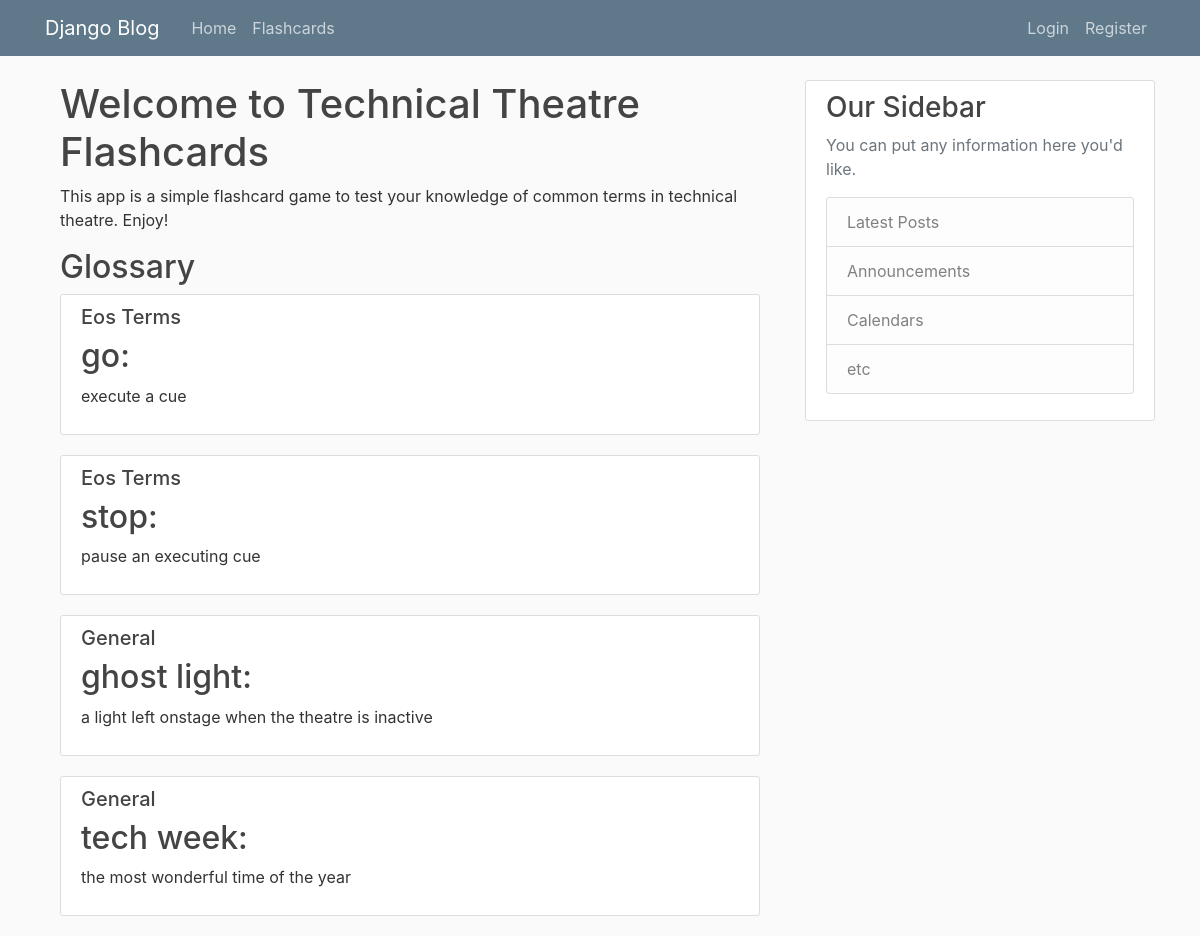
Screenshot of /flashcards/ with the database file from the repository.
### flashcards/models.py (models this page shows, shortened)
class Term(models.Model):
    name = models.CharField(max_length = 100)
    defi = models.TextField()
    deck = models.CharField(max_length = 100, default='General')

### flashcards/views.py (the view)
# urls.py: 2. Add a URL to urlpatterns:  path('', views.home, name='home')
def home(request):
    context = {
        'terms': Term.objects.all(),
        'title': 'Flashcards-Home',
    }
    return render(request, 'flashcards/home.html', context)

### flashcards/templates/flashcards/home.html
{% extends 'landing/base.html' %}
{% block content %}
    <div class='container'>
        <h1>Welcome to Technical Theatre Flashcards</h1>
        <p>This app is a simple flashcard game to test your knowledge of common terms in technical theatre. Enjoy!</p>
    </div>
    <div class='container'>
        <h2>Glossary</h2>
        {% for word in terms %}
            <article class="media content-section">
                <div class="media-body">
                    <h5>{{ word.deck }}</h5>
                    <h2><a class="article-title" href="#">{{ word.name }}: </a></h2>
                    <p class="article-content">{{ word.defi }}</p>
                </div>
            </article>
        {% endfor %}
    </div>
{% endblock content %}

### landing/templates/landing/base.html (shortened to what this page needs)
{% load static %}
<!DOCTYPE html>
<html>
<head>
    <link rel="stylesheet" href="https://maxcdn.bootstrapcdn.com/bootstrap/4.0.0/css/bootstrap.min.css">
    <link rel="stylesheet" type="text/css" href="{% static 'landing/main.css' %}">
</head>
<body>
    <header class="site-header">
      <nav class="navbar navbar-expand-md navbar-dark bg-steel fixed-top">
        <div class="container">
          <a class="navbar-brand mr-4" href="#">Django Blog</a>
          <div class="collapse navbar-collapse" id="navbarToggle">
            <div class="navbar-nav mr-auto">
              <a class="nav-item nav-link" href="{% url 'landing-home' %}">Home</a>
              <a class="nav-item nav-link" href="{% url 'flashcards-home' %}">Flashcards</a>
            </div>
            <div class="navbar-nav">
              <a class="nav-item nav-link" href="#">Login</a>
              <a class="nav-item nav-link" href="#">Register</a>
            </div>
          </div>
        </div>
      </nav>
    </header>
    <main role="main" class="container">
      <div class="row">
        <div class="col-md-8">
          {% block content %}{% endblock %}
        </div>
        <div class="col-md-4">
          <div class="content-section">
            <h3>Our Sidebar</h3>
            <p class='text-muted'>You can put any information here you'd like.
              <ul class="list-group">
                <li class="list-group-item list-group-item-light">Latest Posts</li>
                <li class="list-group-item list-group-item-light">Announcements</li>
                <li class="list-group-item list-group-item-light">Calendars</li>
                <li class="list-group-item list-group-item-light">etc</li>
              </ul>
            </p>
          </div>
        </div>
      </div>
    </main>
</body>
</html>

### landing/static/landing/main.css (style rules this page uses)
body { background: #fafafa; color: #333333; margin-top: 5rem; }
h1, h2, h3, h4, h5, h6 { color: #444444; }
ul { margin: 0; }
.bg-steel { background-color: #5f788a; }
.site-header .navbar-nav .nav-link { color: #cbd5db; }
.content-section { background: #ffffff; padding: 10px 20px; border: 1px solid #dddddd; border-radius: 3px; margin-bottom: 20px; }
.article-title { color: #444444; }
.article-content { white-space: pre-line; }

### rows the page displays
Term: deck "Eos Terms", name "go", defi "execute a cue"
Term: deck "Eos Terms", name "stop", defi "pause an executing cue"
Term: deck "General", name "ghost light", defi "a light left onstage when the theatre is inactive"
Term: deck "General", name "tech week", defi "the most wonderful time of the year"
